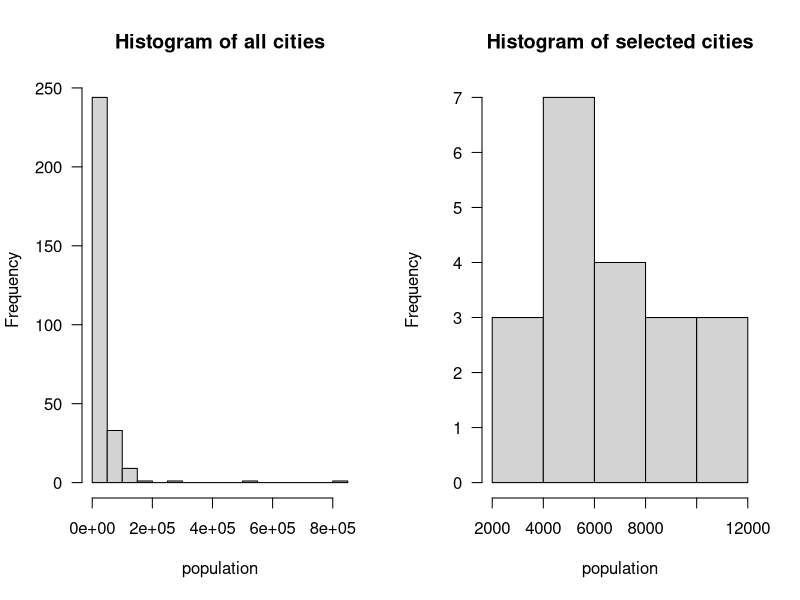
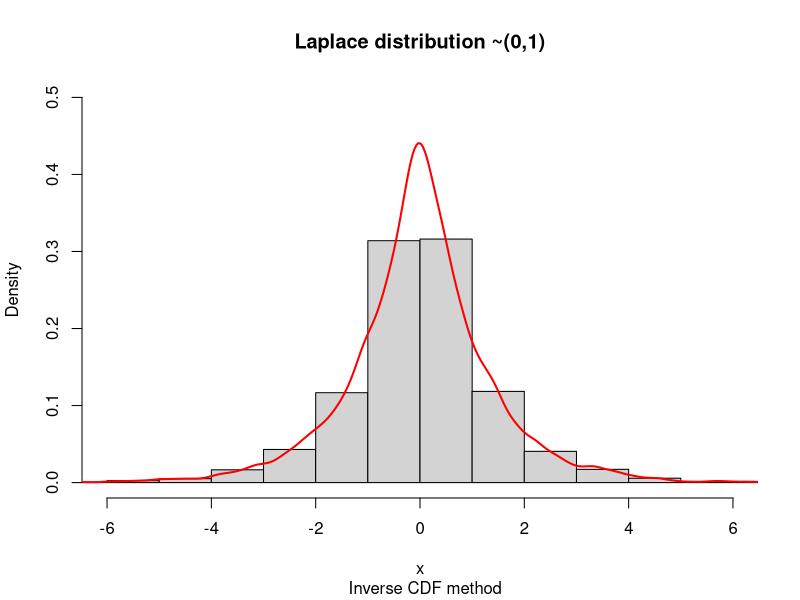
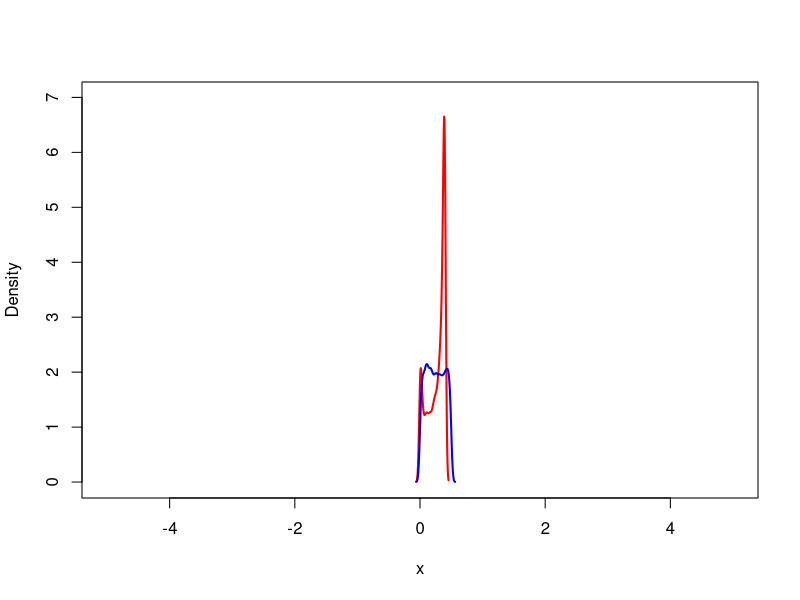
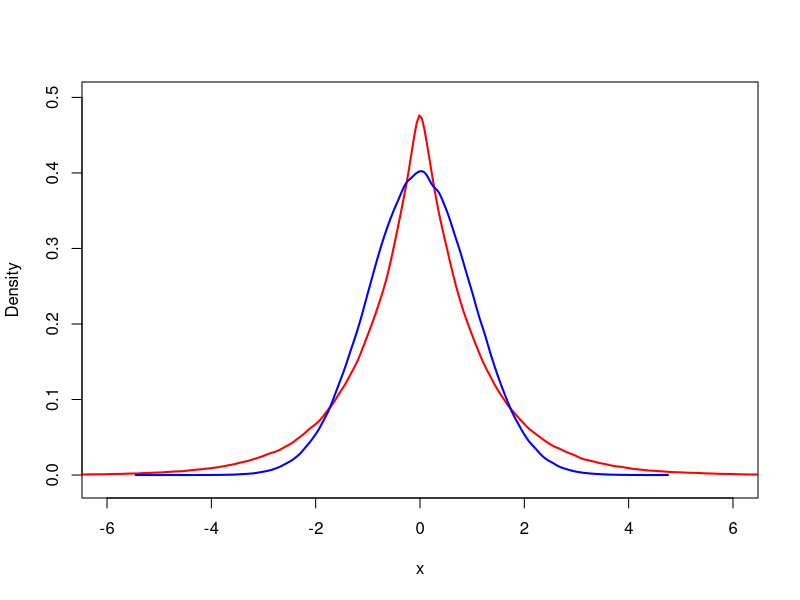
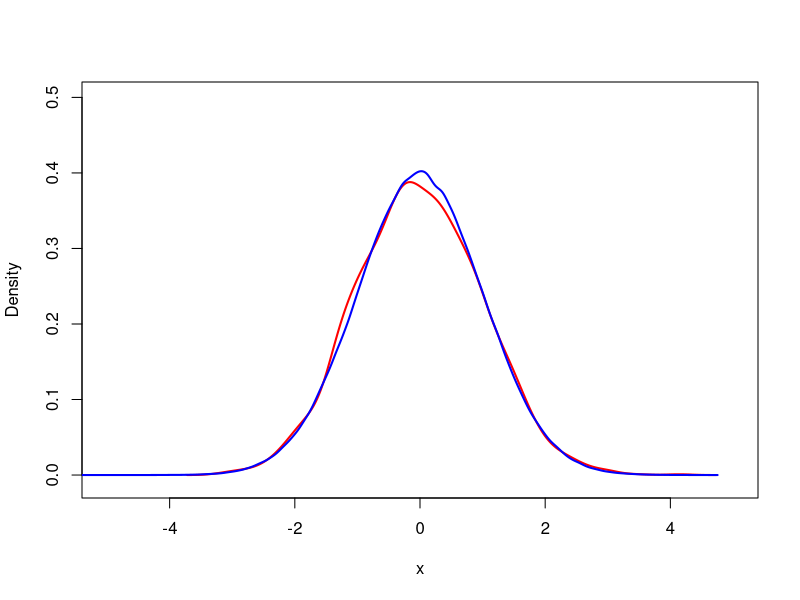
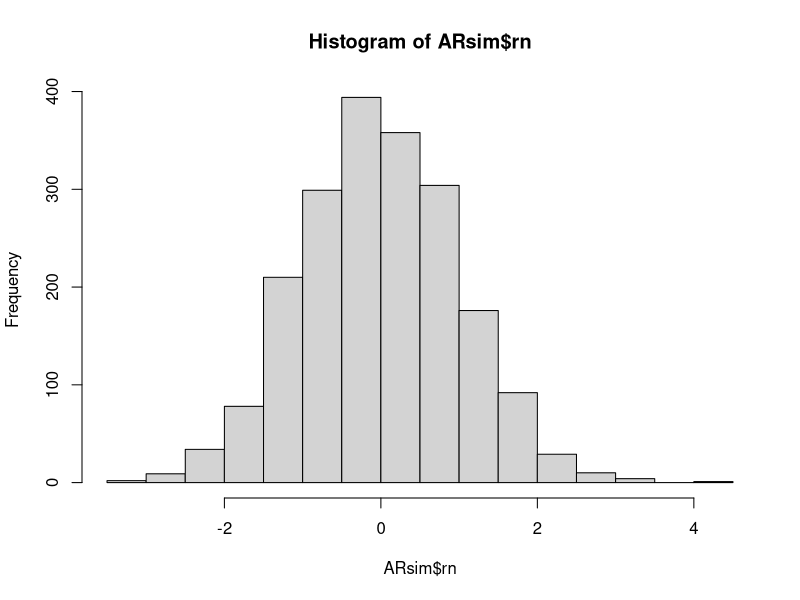

The R script that drew these images, in order:
## ---- chunk 1
knitr::opts_chunk$set(echo = TRUE)
## ---- chunk 2
pop <- read.csv2("../data/population.csv", encoding = "latin1")
## ---- chunk 3
cityUnif <- function(data){
    data$prob <- data$Population / sum(data$Population)
    data$cumprob <- cumsum(data$prob)
    return(which.min(data$cumprob < runif(1)))
}
## ---- chunk 4
rmpop <- pop

set.seed(123456)
while(nrow(rmpop) > 20){
  rmpop <- rmpop[-cityUnif(rmpop),]
}
## ---- chunk 5
print(paste(as.character(rmpop$Municipality),":",rmpop$Population))
## ---- chunk 6
par(mfrow = c(1,2))

hist(pop$Population, main = "Histogram of all cities", xlab = "population", las = 1, breaks = 20)
hist(rmpop$Population, main = "Histogram of selected cities", xlab = "population", las = 1)
par(mfrow = c(1,1))
## ---- chunk 7
Batman <- function(){
    rng <- runif(1)

    if( rng > 0.5) {
        return( -log(2-2*runif(1)) )
    } else {
        return( log(2*runif(1)) )
    }
}

invLap <- function(){
    rng <- runif(1)

    if(rng > 0.5) {
        return(-log(2 - 2 * rng) )
    } else {
        return(log(2 * rng))
    }
}
## ---- chunk 8
plotdata <- sapply(1:10000,FUN = function(x) invLap())

hist(plotdata, prob = TRUE, ylim = c(0,0.5), xlim = c(-6,6),
     xlab = "x", main = "Laplace distribution ~(0,1)",
     sub = "  Inverse CDF method", breaks = 20)
lines(density(plotdata), col = "red", lwd = 2)
## ---- chunk 9
DE01 <- function(x) {
    (1 / 2) * exp(-abs(x))
}

ar <- function(c) {
  rej <- 0

  generated <- FALSE
  x <- c()

  while(!generated){
      y <- invLap() # Y ~ f_y
      u <- runif(1) # U(0,1)

      fx <- dnorm(y, mean = 0, sd = 1) # fx(y)
      fy <- DE01(y) #f_y

      if(u < fx / (c * fy)){
          return(c(y, rej))  #alt. set x <- y and generated = TRUE, to end the loop
      }

      rej <- rej + 1
  }
}
## ---- chunk 10
plot(x = 0, y = 0, col ="white", xlim = c(-5,5),
     ylim = c(-0.01, 7), xlab = "x",
     ylab = "Density" )

lap <- sapply(1:10000,FUN = function(x) invLap())

fx <- sapply(lap, FUN=function(x) dnorm(x, mean=0, sd=1))
fy <- sapply(lap, FUN=function(x) DE01(x))

lines(density(fx), col="red", lwd=2)
lines(density(fy), col="blue", lwd=2)

set.seed(123456)
n <- 1000000
lap <- sapply(1:n,FUN = function(x) invLap())
nor <- rnorm(n, 0, 1)

plot(x = 0, y = 0, col ="white", xlim = c(-6,6),
     ylim = c(-0.01, 0.5), xlab = "x",
     ylab = "Density" )
lines(density(lap), col = "red", lwd = 2)
lines(density(nor), col = "blue", lwd = 2)
## ---- chunk 11
ARsim <- data.frame(rn = 1, rej = 1)
c <- 1.32


for(i in 1:2000){
  ARsim[i,] <- ar(c=c)
}

plot(x = 0, y = 0, col ="white", xlim = c(-5,5), ylim = c(-0.01,0.5), xlab = "x",
     ylab = "Density" )
lines(density(ARsim$rn), col="red", lwd=2)
lines(density(nor), col="blue", lwd=2)

(c - 1) / c
sum(ARsim$rej) / (sum(ARsim$rej) + 2000)

hist(ARsim$rn)
